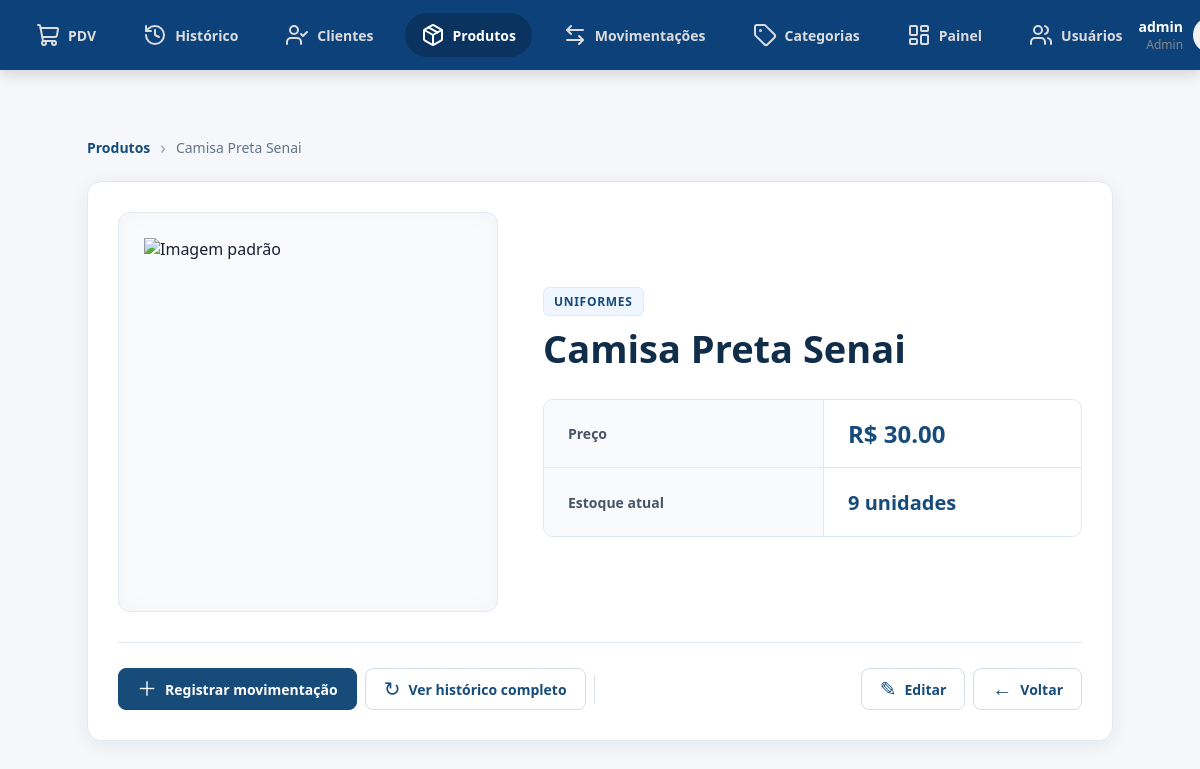
The page /produtos/2 (signed in) on the database as committed earlier.
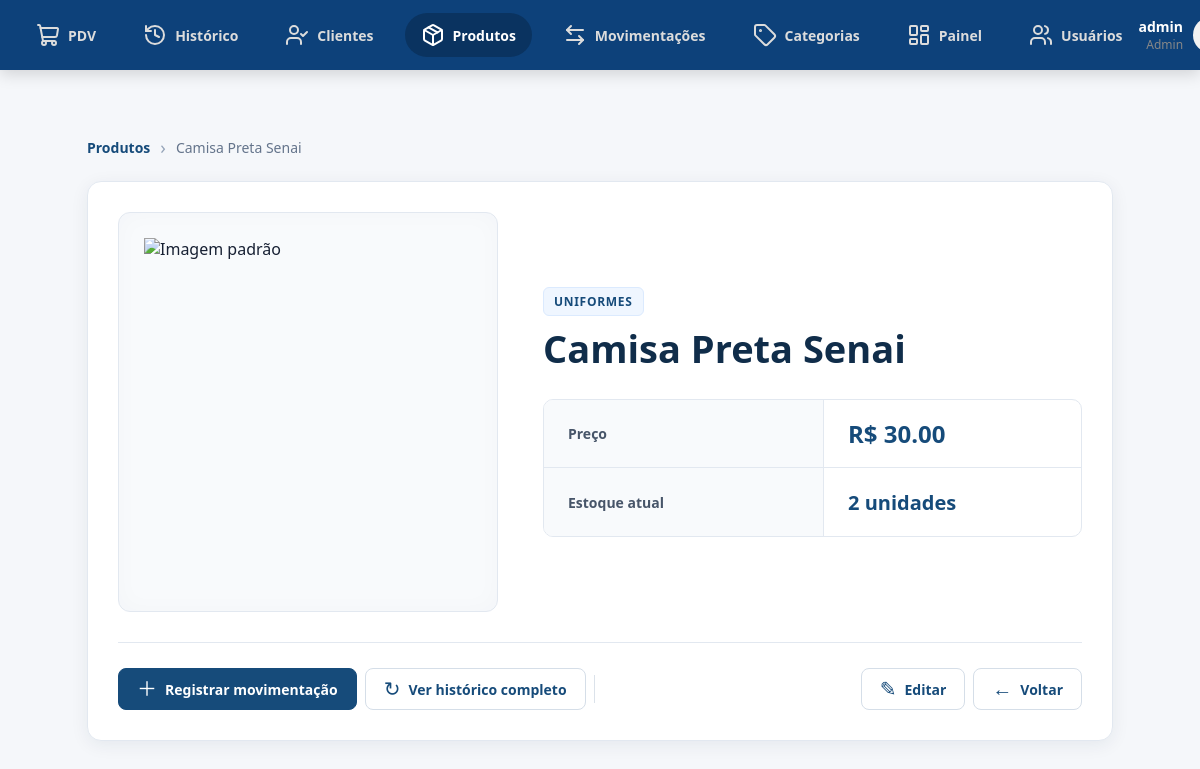
The same page on the database as committed later.
### app/models/produto.py (models this page shows, shortened)
class Produto(Base):
    __tablename__ = "produtos"
    id = Column(Integer, primary_key=True, autoincrement=True, index=True)
    nome = Column(String(150), nullable=False, index=True)
    preco = Column(Float, nullable=False, default=0.0)
    estoque_atual = Column(Integer, nullable=False, default=0)
    ativo = Column(Boolean, default=True)
    imagem_path = Column(String(255), nullable=True)
    categoria_id = Column(Integer, ForeignKey("categorias.id", ondelete="SET NULL"), nullable=True )
    categoria = relationship("Categoria", back_populates="produtos")

### app/controllers/produto_controller.py (the view)
@router.get("/{produto_id}")
def detalhe_produto(
    produto_id: int,
    request: Request,
    db: Session = Depends(get_db),
    usuario = Depends(get_usuario_logado)
):
    produto = db.query(Produto).filter(
        Produto.id == produto_id,
        Produto.ativo == True
    ).first()
    if not produto:
        return RedirectResponse(url="/produtos", status_code=302)
    return templates.TemplateResponse(
        request,
        "produtos/detalhe.html",
        {"request": request, "usuario": usuario, "produto": produto}
    )

### app/templates/produtos/detalhe.html (shortened to what this page needs)
{% extends "base.html" %}
{% block extra_css %}
<link rel="stylesheet" href="/static/produtos-css/detalhe.css">
{% endblock %}
{% block content %}
<section class="container">
    <div class="breadcrumb">
        <a href="/produtos/">
            Produtos
        </a>
        <span>›</span>
        <span>
            {{ produto.nome }}
        </span>
    </div>
    <section class="detalhe-card">
        <div class="produto-detalhe">
            <div class="imagem-container">
                {% if produto.imagem_path %}
                <img src="/static/{{ produto.imagem_path }}" alt="{{ produto.nome }}" class="imagem-produto">
                {% else %}
                <img src="/static/uploads/produto-generico.png" alt="Imagem padrão" class="imagem-produto">
                {% endif %}
            </div>
            <div class="informacoes-produto">
                {% if produto.categoria %}
                <div class="categoria">
                    {{ produto.categoria.nome }}
                </div>
                {% else %}
                <div class="categoria">
                    Sem categoria
                </div>
                {% endif %}
                <h1>
                    {{ produto.nome }}
                </h1>
                <div class="informacoes-card">
                    <div class="informacao">
                        <div class="informacao-label">
                            Preço
                        </div>
                        <div class="informacao-valor preco">
                            R$ {{ "%.2f"|format(produto.preco) }}
                        </div>
                    </div>
                    <div class="informacao">
                        <div class="informacao-label">
                            Estoque atual
                        </div>
                        <div class="informacao-valor">
                            {{ produto.estoque_atual }}
                            {% if produto.estoque_atual == 1 %}
                            unidade
                            {% else %}
                            unidades
                            {% endif %}
                        </div>
                    </div>
                </div>
            </div>
        </div>
        <div class="acoes-produto">
            <a href="/movimentacoes/nova?produto_id={{ produto.id }}" class="acao principal">
                <span class="acao-icone">＋</span>
                <span>
                    Registrar movimentação
                </span>
            </a>
            <a href="/movimentacoes/produto/{{ produto.id }}" class="acao">
                <span class="acao-icone">↻</span>
                <span>
                    Ver histórico completo
                </span>
            </a>
            <div class="espacador"></div>
            {% if usuario and usuario.role == 'admin' %}
            <a href="/produtos/{{ produto.id }}/editar" class="acao">
                <span class="acao-icone">✎</span>
                <span>
                    Editar
                </span>
            </a>
            {% endif %}
            <a href="/produtos/" class="acao">
                <span class="acao-icone">←</span>
                <span>
                    Voltar
                </span>
            </a>
        </div>
    </section>
</section>
{% endblock %}

Rows that differ between the two databases and show on the page:
changed Produto "Camisa Preta Senai": estoque_atual "9" → "2"
